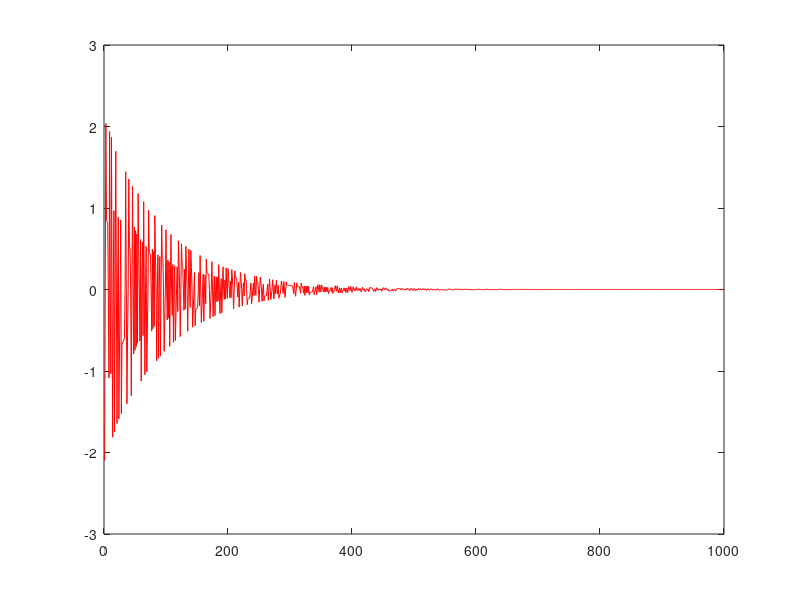

MATLAB code for this plot:

clear all;
close all;
h = [0.5; 1; -0.6]; % Channel to estimate
 mu = 0.01; % Stepsize
 trainingSamples = 1000;
 x = sign(randn(trainingSamples,1)); % Generate BPSK data
 r = filter(h,1,x); % Apply channel
 L = length(h); h_hat = zeros(L,1);
 err=[];
 %% Estimate channel
 for n = L:trainingSamples
 % Select part of training input
 in = x(n:-1:n-L+1);
 % Apply channel estimate to training data
 y = h_hat'*in;
 % Compute error
 e = r(n)-y;
 % Update taps
 h_hat = h_hat + mu*conj(e)*in
%  fprintf('h_hat= %f\n',h_hat)
 fprintf('err= %f\n',e)
 err=[err e];
 end
h
figure(1)
plot(err,'-r')